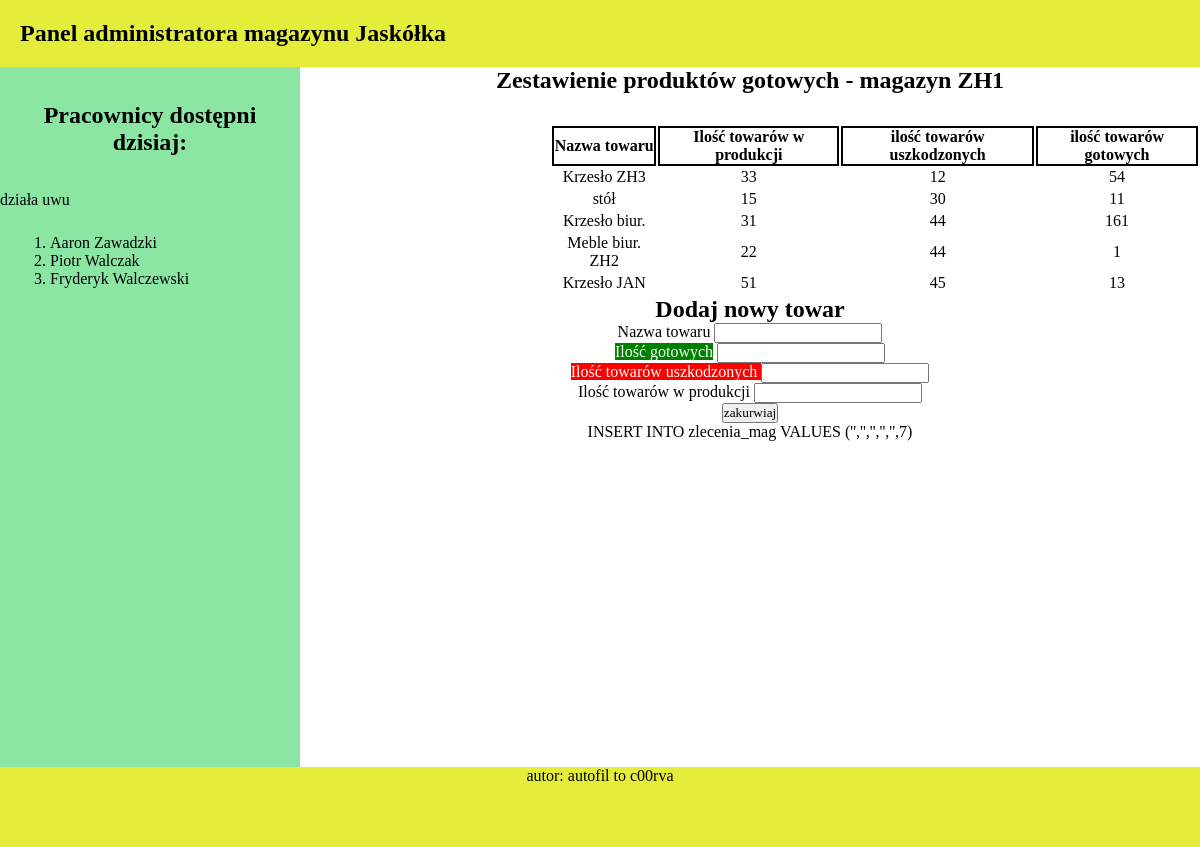
Page /egz1php/index.php on the committed database.
### tables this page shows
CREATE TABLE `zlecenia_mag` (
  `id` int(11) NOT NULL,
  `nazwa` varchar(15) NOT NULL,
  `ilosc_gotowe` int(11) NOT NULL,
  `ilosc_produkcja` int(11) NOT NULL,
  `ilosc_uszkodzone` int(11) NOT NULL,
  `pilnosc` int(11) NOT NULL
);

### egz1php/index.php (the view, shortened to what this page needs)
<!DOCTYPE html>
<html lang="pl">
<head>
    <link rel="stylesheet" href="style.css">
</head>
<body>
    <div class="baner">
        Panel administratora magazynu Jaskółka
    </div>
    <div class="lewy">
        <p><h2>Pracownicy dostępni dzisiaj:</h2></p>
        <?php
        $polaczenie=mysqli_connect("localhost","root","","egzamin");
        if (!$polaczenie){
            echo("nie działa");
        }
        else{
            echo("działa uwu");
            $zap1=("SELECT imie, nazwisko FROM pracownicy join zmiany WHERE pracownicy.id=pracownik_id and zmiany.data_zmiany='2021-01-13'");
            $zapytanie1=mysqli_query($polaczenie,$zap1);
            echo("<ol>");
            while ($wynik1=mysqli_fetch_assoc($zapytanie1)){
                echo("
                 <li>".$wynik1["imie"]." ".$wynik1["nazwisko"]."</li>
                ");
        }
                echo("</ol>");
            ?>
    </div>
    <div class="prawy">
        <h2>Zestawienie produktów gotowych - magazyn ZH1</h2>
        <table>
            <tr>
                <th>Nazwa towaru</th>
                <th>Ilość towarów w produkcji</th>
                <th>ilość towarów uszkodzonych</th>
                <th>ilość towarów gotowych</th>
            </tr>
            <?php
            $zap2=("SELECT nazwa, ilosc_produkcja,ilosc_uszkodzone,ilosc_gotowe FROM zlecenia_mag ORDER BY pilnosc DESC");
            $zapytanie2=mysqli_query($polaczenie,$zap2);
                while ($wynik=mysqli_fetch_assoc($zapytanie2)){
                $towar=$wynik["nazwa"];
                $gotowe=$wynik["ilosc_gotowe"];
                $produkcja=$wynik["ilosc_produkcja"];
                $uszkodzone=$wynik["ilosc_uszkodzone"];
            echo("<tr>
                <td>".$towar."</td>
                <td>".$gotowe."</td>
                <td>".$produkcja."</td>
                <td>".$uszkodzone."</td>
            </tr>
            <tr>");
        }
            ?>
        </table>
        <h2>Dodaj nowy towar</h2>
        <form action="index.php" method="POST">
            <label>Nazwa towaru</label>
                            <input type="text" name="nazwa"><br>
            <label class="gotowe"> Ilość gotowych</label>
                            <input type="number" name="gotowe"><br>
            <label class="uszkodzone" > Ilość towarów uszkodzonych </label>
                            <input type="number" name="uszkodzone"><br>
            <label>Ilość towarów w produkcji</label>
                            <input type="number" name="produkcja"><br>
            <input type="submit" value="zakurwiaj">
        </form>
        <?php
            $form_naz=$_POST["nazwa"];
            $form_got=$_POST['gotowe'];
            $form_usz=$_POST['uszkodzone'];
            $form_pro=$_POST['produkcja'];
            $zap3=("INSERT INTO zlecenia_mag VALUES ('','$form_naz','$form_got','$form_pro','$form_usz',7)");
            echo $zap3;
        ?>
    </div>
    <div class="stopka">
        <p>autor: autofil to c00rva</p>
    </div>
    <?php
        }
    ?>
</body>
</html>

### egz1php/style.css (style rules this page uses)
* { box-sizing:border-box; font-family: Tahoma; margin: 0px; padding: 0px; }
.baner { background-color: #e4ee3a; padding: 20px; font-weight: 700; font-size: 24px; }
.lewy { background-color: #8ce6a3; width: 25%; height: 700px; float:left; }
.lewy p { margin-top: 20px; margin-left: 30px; }
.lewy ol { padding-top: 25px; padding-left: 50px; }
.lewy h2 { text-align: center; padding: 15px; }
tr { border: 2px solid black; }
th { border: 2px solid black; }
table { margin-top: 30px; padding-left: 250px; }
.uszkodzone { background-color: red; color: white; }
.gotowe { background-color: green; color: white; }
.prawy { float: left; text-align: center; width:75%; }
.stopka { float: left; background-color: #e4ee3a; height: 80px; width: 100%; text-align: center; }

### rows in the picture
zlecenia_mag: nazwa "Krzesło ZH3", ilosc_gotowe "33", ilosc_produkcja "12", ilosc_uszkodzone "54"
zlecenia_mag: nazwa "stół", ilosc_gotowe "15", ilosc_produkcja "30", ilosc_uszkodzone "11"
zlecenia_mag: nazwa "Krzesło biur.", ilosc_gotowe "31", ilosc_produkcja "44", ilosc_uszkodzone "161"
zlecenia_mag: nazwa "Meble biur. ZH2", ilosc_gotowe "22", ilosc_produkcja "44", ilosc_uszkodzone "1"
zlecenia_mag: nazwa "Krzesło JAN", ilosc_gotowe "51", ilosc_produkcja "45", ilosc_uszkodzone "13"

### other values in the picture
$wynik1["imie"] "Aaron"
$wynik1["nazwisko"] "Zawadzki"
$wynik1["imie"] "Piotr"
$wynik1["nazwisko"] "Walczak"
$wynik1["imie"] "Fryderyk"
$wynik1["nazwisko"] "Walczewski"
$zap3 "INSERT INTO zlecenia_mag VALUES ('','','','','',7)"
